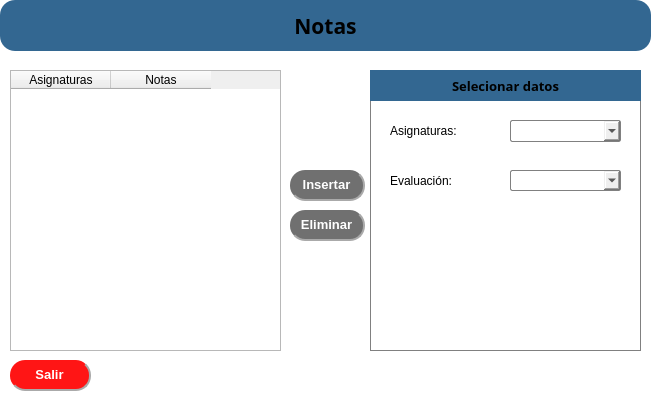
<?xml version="1.0" encoding="UTF-8"?>
<ui version="4.0">
 <class>DialogNotas</class>
 <widget class="QDialog" name="DialogNotas">
  <property name="geometry">
   <rect>
    <x>0</x>
    <y>0</y>
    <width>652</width>
    <height>400</height>
   </rect>
  </property>
  <property name="windowTitle">
   <string>Dialog</string>
  </property>
  <property name="styleSheet">
   <string notr="true">QDialog{
background-color: rgb(255, 255, 255);
}
QPushButton{

border-radius:15px;
color: rgb(255, 255, 255);
	background-color: rgb(112, 112, 112);
border-right:2px solid rgb(170, 170, 170);
border-bottom:2px solid rgb(170, 170, 170);
}


QPushButton:hover{
border-right:1px solid rgb(170, 170, 170);
border-bottom:1px solid rgb(170, 170, 170)

}
QPushButton:pressed{
border:0px;

}

QComboBox{
border-radius:2px;
border:1px solid grey;
}
</string>
  </property>
  <widget class="QLabel" name="label">
   <property name="geometry">
    <rect>
     <x>0</x>
     <y>0</y>
     <width>651</width>
     <height>51</height>
    </rect>
   </property>
   <property name="font">
    <font>
     <family>Yu Gothic UI Semibold</family>
     <pointsize>16</pointsize>
     <weight>75</weight>
     <bold>true</bold>
    </font>
   </property>
   <property name="styleSheet">
    <string notr="true">background-color: rgb(51, 103, 145);
border-radius:15px;</string>
   </property>
   <property name="text">
    <string>Notas</string>
   </property>
   <property name="alignment">
    <set>Qt::AlignCenter</set>
   </property>
  </widget>
  <widget class="QTableWidget" name="tableWidgetNotas">
   <property name="geometry">
    <rect>
     <x>10</x>
     <y>70</y>
     <width>271</width>
     <height>281</height>
    </rect>
   </property>
   <column>
    <property name="text">
     <string>Asignaturas</string>
    </property>
   </column>
   <column>
    <property name="text">
     <string>Notas</string>
    </property>
   </column>
  </widget>
  <widget class="QPushButton" name="pushButtonSalir">
   <property name="geometry">
    <rect>
     <x>10</x>
     <y>360</y>
     <width>81</width>
     <height>31</height>
    </rect>
   </property>
   <property name="font">
    <font>
     <family>Arial</family>
     <pointsize>10</pointsize>
     <weight>75</weight>
     <bold>true</bold>
    </font>
   </property>
   <property name="styleSheet">
    <string notr="true">background-color: rgb(255, 21, 21);</string>
   </property>
   <property name="text">
    <string>Salir</string>
   </property>
  </widget>
  <widget class="QLabel" name="label_2">
   <property name="geometry">
    <rect>
     <x>370</x>
     <y>70</y>
     <width>271</width>
     <height>281</height>
    </rect>
   </property>
   <property name="styleSheet">
    <string notr="true">QLabel{
background-color: rgb(255, 255, 255);
border: 1px solid grey;
}</string>
   </property>
   <property name="text">
    <string/>
   </property>
  </widget>
  <widget class="QPushButton" name="pushButtonInsertar">
   <property name="geometry">
    <rect>
     <x>290</x>
     <y>170</y>
     <width>75</width>
     <height>31</height>
    </rect>
   </property>
   <property name="font">
    <font>
     <family>Arial</family>
     <pointsize>10</pointsize>
     <weight>75</weight>
     <bold>true</bold>
    </font>
   </property>
   <property name="text">
    <string>Insertar</string>
   </property>
  </widget>
  <widget class="QPushButton" name="pushButtonEliminar">
   <property name="geometry">
    <rect>
     <x>290</x>
     <y>210</y>
     <width>75</width>
     <height>31</height>
    </rect>
   </property>
   <property name="font">
    <font>
     <family>Arial</family>
     <pointsize>10</pointsize>
     <weight>75</weight>
     <bold>true</bold>
    </font>
   </property>
   <property name="text">
    <string>Eliminar</string>
   </property>
  </widget>
  <widget class="QLabel" name="label_3">
   <property name="geometry">
    <rect>
     <x>370</x>
     <y>70</y>
     <width>271</width>
     <height>31</height>
    </rect>
   </property>
   <property name="font">
    <font>
     <family>Yu Gothic UI Semibold</family>
     <pointsize>10</pointsize>
     <weight>75</weight>
     <bold>true</bold>
    </font>
   </property>
   <property name="styleSheet">
    <string notr="true">background-color: rgb(51, 103, 145);</string>
   </property>
   <property name="text">
    <string>Selecionar datos</string>
   </property>
   <property name="alignment">
    <set>Qt::AlignCenter</set>
   </property>
  </widget>
  <widget class="QLabel" name="labelAsignaturas">
   <property name="geometry">
    <rect>
     <x>390</x>
     <y>120</y>
     <width>91</width>
     <height>21</height>
    </rect>
   </property>
   <property name="text">
    <string>Asignaturas:</string>
   </property>
  </widget>
  <widget class="QLabel" name="labelEvaluacion">
   <property name="geometry">
    <rect>
     <x>390</x>
     <y>170</y>
     <width>91</width>
     <height>21</height>
    </rect>
   </property>
   <property name="text">
    <string>Evaluación:</string>
   </property>
  </widget>
  <widget class="QComboBox" name="comboBox">
   <property name="geometry">
    <rect>
     <x>510</x>
     <y>120</y>
     <width>111</width>
     <height>22</height>
    </rect>
   </property>
  </widget>
  <widget class="QComboBox" name="comboBox_2">
   <property name="geometry">
    <rect>
     <x>510</x>
     <y>170</y>
     <width>111</width>
     <height>21</height>
    </rect>
   </property>
  </widget>
 </widget>
 <resources/>
 <connections/>
</ui>
